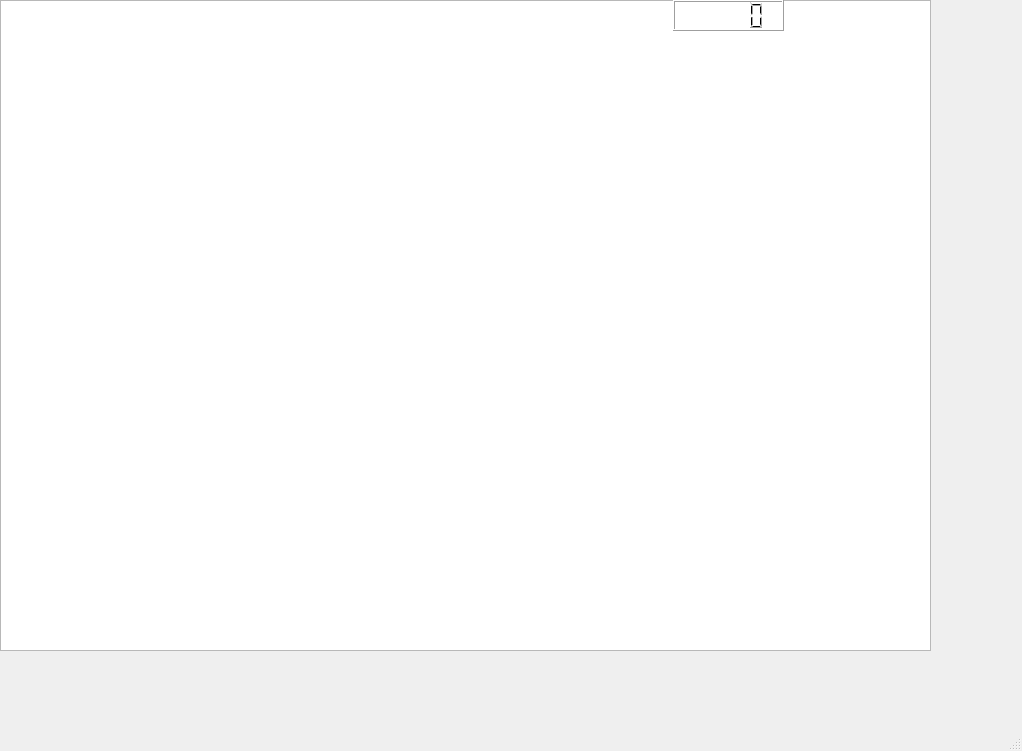
<?xml version="1.0" encoding="UTF-8"?>
<ui version="4.0">
 <class>MainWindow</class>
 <widget class="QMainWindow" name="MainWindow">
  <property name="geometry">
   <rect>
    <x>0</x>
    <y>0</y>
    <width>1022</width>
    <height>751</height>
   </rect>
  </property>
  <property name="windowTitle">
   <string>MainWindow</string>
  </property>
  <widget class="QWidget" name="centralwidget">
   <widget class="QGraphicsView" name="graphicsView">
    <property name="geometry">
     <rect>
      <x>0</x>
      <y>0</y>
      <width>931</width>
      <height>651</height>
     </rect>
    </property>
   </widget>
   <widget class="QLCDNumber" name="lcdNumber">
    <property name="geometry">
     <rect>
      <x>673</x>
      <y>0</y>
      <width>111</width>
      <height>31</height>
     </rect>
    </property>
   </widget>
  </widget>
  <widget class="QMenuBar" name="menubar">
   <property name="geometry">
    <rect>
     <x>0</x>
     <y>0</y>
     <width>1022</width>
     <height>25</height>
    </rect>
   </property>
  </widget>
  <widget class="QStatusBar" name="statusbar"/>
 </widget>
 <resources/>
 <connections/>
</ui>
